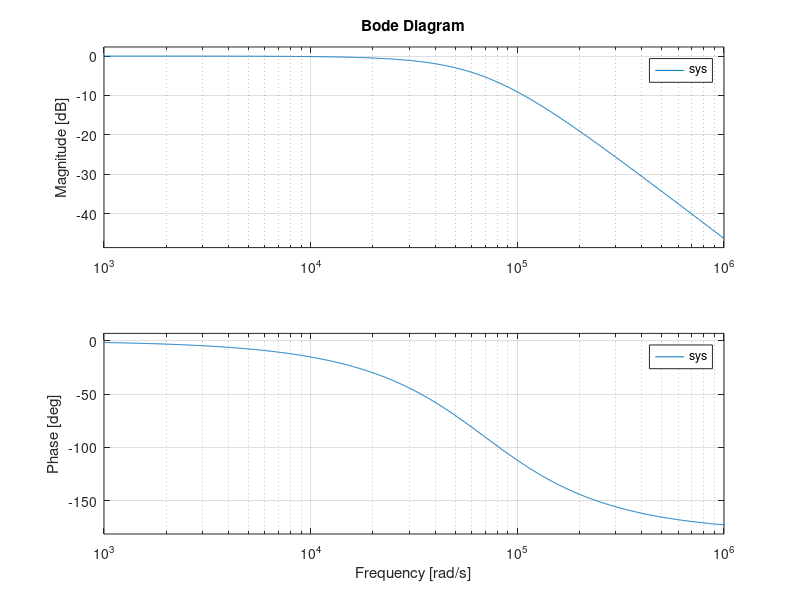

Source code (MATLAB):


C=2.2e-9;
Cg = 10e-9;
Rg = 47;
Zg = 200e3;
R = 12e3;
BWP = 2*pi*3e6;

sys = tf([1],[(C *Rg) * Cg*Zg , C * R, 1])

bode(sys)